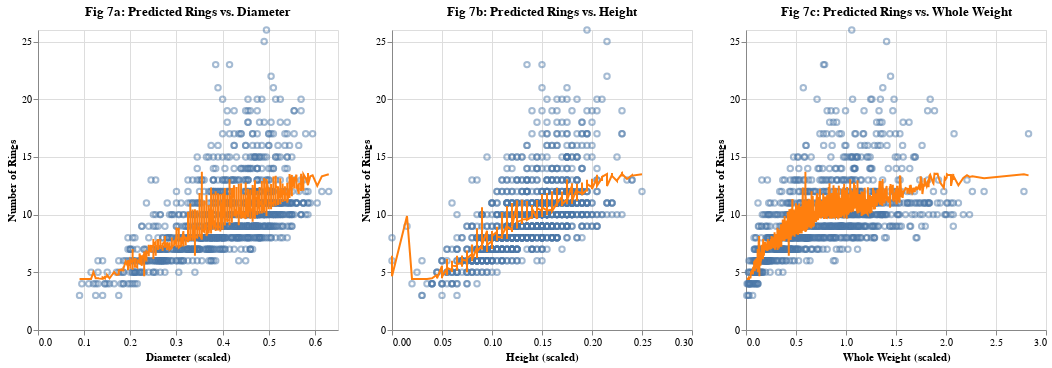

Notebook code cell kept with this figure:
### Markdown cell above
Fig 5b: a 3D plot that shows the correlation between the predictor variables (diameter, height, and whole weight) and the target variable (number of rings), but without Predicted Number of Rings represented by color

### Code cell
rings_v_diameter = alt.Chart(abalone_predictions).mark_point(opacity=0.5).encode(
    x = alt.X("diameter").title("Diameter (scaled)"),
    y = alt.Y("rings").title("Number of Rings")
)

#filtered out an extreme outlier in terms of height (double the next greatest value)
rings_v_height = alt.Chart(abalone_predictions[(abalone_predictions["height"] < 0.3)]).mark_point(opacity=0.5).encode(
    x = alt.X("height").title("Height (scaled)").scale(domain=[0, 0.3]),
    y = alt.Y("rings").title("Number of Rings")
)

rings_v_weight = alt.Chart(abalone_predictions).mark_point(opacity=0.5).encode(
    x = alt.X("weight_whole").title("Whole Weight (scaled)"),
    y = alt.Y("rings").title("Number of Rings")
)

pred_rings_v_diameter = rings_v_diameter + alt.Chart(abalone_predictions, title="Fig 7a: Predicted Rings vs. Diameter").mark_line(
    color="#ff7f0e"
).encode(
    x="diameter",
    y="predicted_rings"
)

pred_rings_v_height = rings_v_height + alt.Chart(abalone_predictions[(abalone_predictions["height"] < 0.3)], title="Fig 7b: Predicted Rings vs. Height").mark_line(
    color="#ff7f0e"
).encode(
    x="height",
    y="predicted_rings"
)

pred_rings_v_weight = rings_v_weight + alt.Chart(abalone_predictions, title="Fig 7c: Predicted Rings vs. Whole Weight").mark_line(
    color="#ff7f0e"
).encode(
    x="weight_whole",
    y="predicted_rings"
)

pred_rings_v_diameter | pred_rings_v_height | pred_rings_v_weight

### Figure 1 — Vega-Lite specification as saved in the notebook (floating-point values rounded to 4 significant figures; data arrays with more than 128 entries replaced by an {"elided": "..."} marker saying what was removed)
{"config": {"view": {"continuousWidth": 300, "continuousHeight": 300}}, "hconcat": [{"layer": [{"mark": {"type": "point", "opacity": 0.5}, "encoding": {"x": {"field": "diameter", "title": "Diameter (scaled)", "type": "quantitative"}, "y": {"field": "rings", "title": "Number of Rings", "type": "quantitative"}}}, {"mark": {"type": "line", "color": "#ff7f0e"}, "encoding": {"x": {"field": "diameter", "type": "quantitative"}, "y": {"field": "predicted_rings", "type": "quantitative"}}, "title": "Fig 7a: Predicted Rings vs. Diameter"}], "data": {"name": "data-ae5ebf2a6c43d2894e15c5c7154e330f"}}, {"layer": [{"data": {"name": "data-6cd6dabe23de53e4d58924329fc73cc4"}, "mark": {"type": "point", "opacity": 0.5}, "encoding": {"x": {"field": "height", "scale": {"domain": [0, 0.3]}, "title": "Height (scaled)", "type": "quantitative"}, "y": {"field": "rings", "title": "Number of Rings", "type": "quantitative"}}}, {"data": {"name": "data-6cd6dabe23de53e4d58924329fc73cc4"}, "mark": {"type": "line", "color": "#ff7f0e"}, "encoding": {"x": {"field": "height", "type": "quantitative"}, "y": {"field": "predicted_rings", "type": "quantitative"}}, "title": "Fig 7b: Predicted Rings vs. Height"}]}, {"layer": [{"mark": {"type": "point", "opacity": 0.5}, "encoding": {"x": {"field": "weight_whole", "title": "Whole Weight (scaled)", "type": "quantitative"}, "y": {"field": "rings", "title": "Number of Rings", "type": "quantitative"}}}, {"mark": {"type": "line", "color": "#ff7f0e"}, "encoding": {"x": {"field": "weight_whole", "type": "quantitative"}, "y": {"field": "predicted_rings", "type": "quantitative"}}, "title": "Fig 7c: Predicted Rings vs. Whole Weight"}], "data": {"name": "data-ae5ebf2a6c43d2894e15c5c7154e330f"}}], "$schema": "https://vega.github.io/schema/vega-lite/v5.16.3.json", "datasets": {"data-ae5ebf2a6c43d2894e15c5c7154e330f": {"elided": "1045 records"}, "data-6cd6dabe23de53e4d58924329fc73cc4": {"elided": "1044 records"}}}
